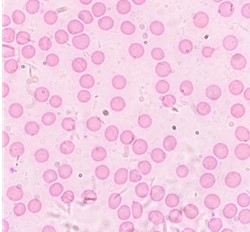
#> input picture Blob Analysis/crop_blobs.jpg, 250 x 232 px
$ jupyter execute 'Act 10.ipynb'   (shell and % lines are left out)
#> lines starting #> are read from the running program, lines starting #| are printed output that depends on the picture
[cell 1]
import matplotlib.pyplot as plt
import numpy as np
import cv2

plt.style.use('dark_background')

[cell 2]
#ThresholdingandMorphing for 2 lines:
def morph1(image_sub1,struct1):
    G_line1 = cv2.cvtColor(image_sub1, cv2.COLOR_RGB2GRAY)
    thresh1, BW1 = cv2.threshold(G_line1, 200, 255, cv2.THRESH_BINARY_INV)
    cl_morph1 = cv2.morphologyEx(BW1, cv2.MORPH_OPEN, struct1)
    op_morph1 = cv2.morphologyEx(cl_morph1, cv2.MORPH_OPEN, struct1)
    return op_morph1

def morph(image_sub1,struct1,thresh):
#> called with struct1 = array of shape (1, 2), thresh = 200
    G_line1 = cv2.cvtColor(image_sub1, cv2.COLOR_RGB2GRAY)
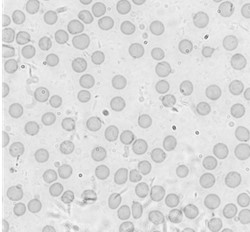
#> G_line1: shape (232, 250); min 105, max 255, mean 220.3
    thresh1, BW1 = cv2.threshold(G_line1, thresh, 255, cv2.THRESH_BINARY_INV)
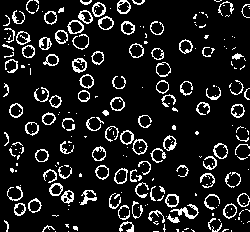
#> BW1: shape (232, 250); 11.6% white in thin lines or dots
#> thresh1 = 200
#    op_morph1 = cv2.morphologyEx(BW1, cv2.MORPH_OPEN, struct1)
#    return [BW1,op_morph1]
    return BW1

[cell 3]
Blob = cv2.cvtColor(cv2.imread('crop_blobs.jpg'), cv2.COLOR_BGR2RGB)
struct = cv2.getStructuringElement(cv2.MORPH_ELLIPSE,(2,1))
BB = morph(Blob,struct,200)
thresh1, BW1 = cv2.threshold(Blob, 200, 255, cv2.THRESH_BINARY_INV)
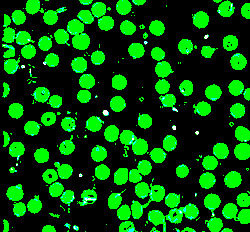
#> BW1: shape (232, 250, 3); mean R, G, B 0.7, 82, 4.4

plt.figure(figsize=[15,7])
plt.rcParams['axes.titlesize'] = 174
plt.subplot(121)
plt.imshow(Blob)
plt.subplot(122)
plt.imshow(BW1,'gray')
plt.yticks(np.arange(0,250,25))
plt.show()
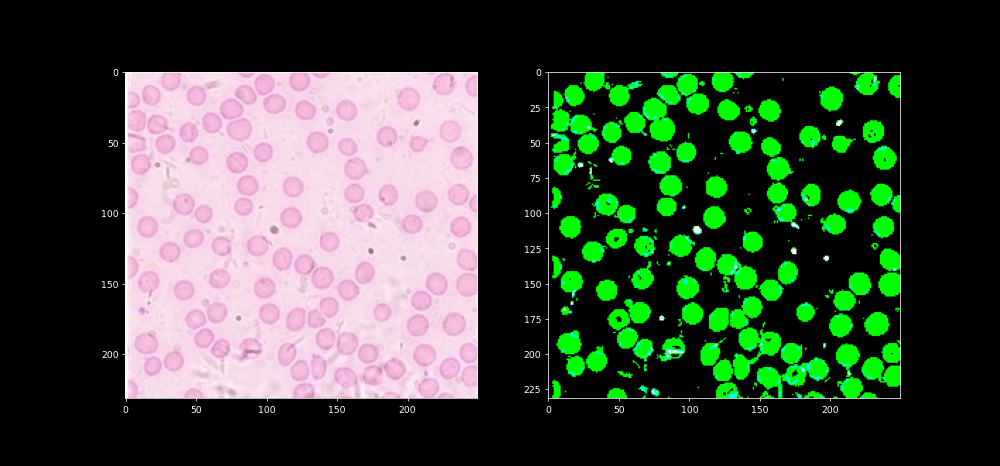
#> figure drawn by matplotlib, 2 panels
plt.figure(figsize=[15,7])
plt.rcParams['axes.titlesize'] = 174
plt.subplot(121)
plt.imshow(BB,'gray')
plt.subplot(122)
plt.imshow(BB,'gray')
plt.show()

[cell 4]
# Read image
im = cv2.imread("crop_blobs.jpg", cv2.IMREAD_GRAYSCALE)
#> im: shape (232, 250); min 105, max 255, mean 220.3

# Set up the detector with default parameters.
detector = cv2.SimpleBlobDetector_create()

# Detect blobs.
keypoints = detector.detect(im)
#> keypoints = 2 keypoints; (x, y, size): (75, 228, 7.3), (105, 112, 7.1)

# Draw detected blobs as red circles.
# cv2.DRAW_MATCHES_FLAGS_DRAW_RICH_KEYPOINTS ensures the size of the circle corresponds to the size of blob
im_with_keypoints = cv2.drawKeypoints(im, keypoints, np.array([]), (0,0,255), cv2.DRAW_MATCHES_FLAGS_DRAW_RICH_KEYPOINTS)

# Show keypoints
cv2.imshow("Keypoints", im_with_keypoints)
#cv2.waitKey(0)
